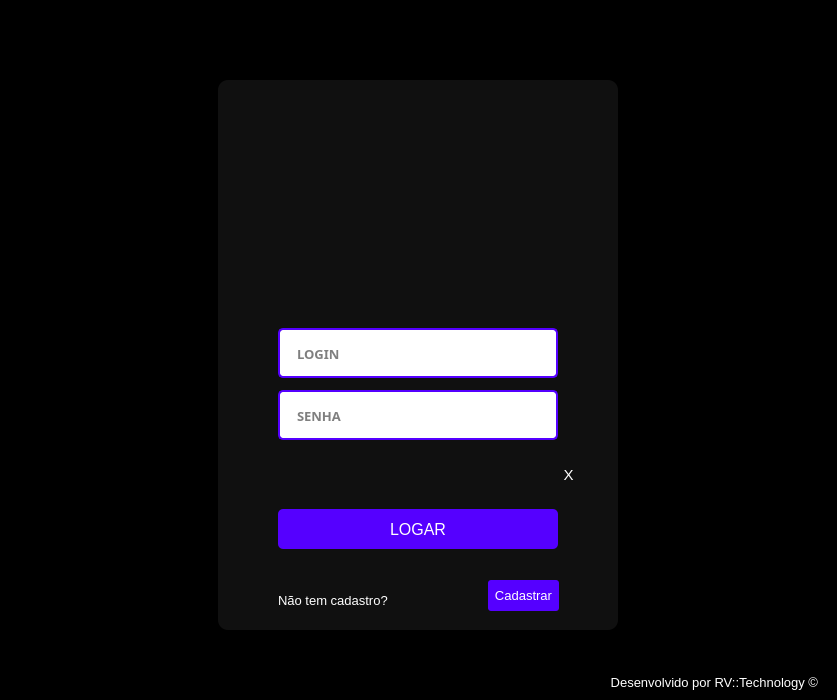
<?xml version="1.0" encoding="UTF-8"?>
<ui version="4.0">
 <class>MainWindow</class>
 <widget class="QMainWindow" name="MainWindow">
  <property name="geometry">
   <rect>
    <x>0</x>
    <y>0</y>
    <width>837</width>
    <height>700</height>
   </rect>
  </property>
  <property name="minimumSize">
   <size>
    <width>500</width>
    <height>700</height>
   </size>
  </property>
  <property name="font">
   <font>
    <family>Segoe UI</family>
    <pointsize>10</pointsize>
   </font>
  </property>
  <property name="windowTitle">
   <string>Login</string>
  </property>
  <property name="windowIcon">
   <iconset>
    <normaloff>../_img/login.png</normaloff>../_img/login.png</iconset>
  </property>
  <property name="styleSheet">
   <string notr="true"/>
  </property>
  <widget class="QWidget" name="centralwidget">
   <property name="styleSheet">
    <string notr="true">color: rgb(255, 255, 255);
background-color: rgb(0, 0, 0);</string>
   </property>
   <layout class="QVBoxLayout" name="verticalLayout">
    <property name="spacing">
     <number>0</number>
    </property>
    <property name="leftMargin">
     <number>10</number>
    </property>
    <property name="topMargin">
     <number>10</number>
    </property>
    <property name="rightMargin">
     <number>10</number>
    </property>
    <property name="bottomMargin">
     <number>0</number>
    </property>
    <item>
     <widget class="QFrame" name="frame">
      <property name="maximumSize">
       <size>
        <width>16777215</width>
        <height>35</height>
       </size>
      </property>
      <property name="styleSheet">
       <string notr="true"/>
      </property>
      <property name="frameShape">
       <enum>QFrame::NoFrame</enum>
      </property>
      <property name="frameShadow">
       <enum>QFrame::Raised</enum>
      </property>
      <layout class="QHBoxLayout" name="horizontalLayout_3">
       <property name="spacing">
        <number>0</number>
       </property>
       <property name="leftMargin">
        <number>0</number>
       </property>
       <property name="topMargin">
        <number>5</number>
       </property>
       <property name="rightMargin">
        <number>0</number>
       </property>
       <property name="bottomMargin">
        <number>0</number>
       </property>
      </layout>
     </widget>
    </item>
    <item>
     <widget class="QFrame" name="frame_2">
      <property name="styleSheet">
       <string notr="true"/>
      </property>
      <property name="frameShape">
       <enum>QFrame::NoFrame</enum>
      </property>
      <property name="frameShadow">
       <enum>QFrame::Raised</enum>
      </property>
      <layout class="QHBoxLayout" name="horizontalLayout">
       <property name="spacing">
        <number>0</number>
       </property>
       <property name="leftMargin">
        <number>0</number>
       </property>
       <property name="topMargin">
        <number>0</number>
       </property>
       <property name="rightMargin">
        <number>0</number>
       </property>
       <property name="bottomMargin">
        <number>0</number>
       </property>
       <item>
        <widget class="QFrame" name="frame_4">
         <property name="maximumSize">
          <size>
           <width>400</width>
           <height>550</height>
          </size>
         </property>
         <property name="styleSheet">
          <string notr="true">background-color: rgb(16, 16, 16);
border-radius: 10px;</string>
         </property>
         <property name="frameShape">
          <enum>QFrame::NoFrame</enum>
         </property>
         <property name="frameShadow">
          <enum>QFrame::Raised</enum>
         </property>
         <widget class="QLineEdit" name="lineEdit">
          <property name="geometry">
           <rect>
            <x>60</x>
            <y>248</y>
            <width>280</width>
            <height>50</height>
           </rect>
          </property>
          <property name="baseSize">
           <size>
            <width>0</width>
            <height>0</height>
           </size>
          </property>
          <property name="font">
           <font>
            <family>Segoe UI Black</family>
            <pointsize>10</pointsize>
            <weight>75</weight>
            <bold>true</bold>
           </font>
          </property>
          <property name="styleSheet">
           <string notr="true">QLineEdit{
	border: 2px solid rgb(85, 0, 255);
	border-radius: 5px;
	padding: 15px;
	background-color:  rgb(255, 255, 255);
	color: rgb(0, 0, 0);
}

QLineEdit:hover{
	border: 3px solid rgb(148, 94, 255);
}

QLineEdit:focus{
	border: 2px solid rgb(255, 20, 63);
}</string>
          </property>
          <property name="alignment">
           <set>Qt::AlignLeading|Qt::AlignLeft|Qt::AlignVCenter</set>
          </property>
          <property name="placeholderText">
           <string>LOGIN</string>
          </property>
         </widget>
         <widget class="QLineEdit" name="lineEdit_2">
          <property name="geometry">
           <rect>
            <x>60</x>
            <y>310</y>
            <width>280</width>
            <height>50</height>
           </rect>
          </property>
          <property name="baseSize">
           <size>
            <width>0</width>
            <height>0</height>
           </size>
          </property>
          <property name="font">
           <font>
            <family>Segoe UI Black</family>
            <pointsize>10</pointsize>
            <weight>75</weight>
            <bold>true</bold>
           </font>
          </property>
          <property name="styleSheet">
           <string notr="true">QLineEdit{
	border: 2px solid rgb(85, 0, 255);
	border-radius: 5px;
	padding: 15px;
	background-color:  rgb(255, 255, 255);
	color: rgb(0, 0, 0);
}

QLineEdit:hover{
	border: 3px solid rgb(148, 94, 255);
}

QLineEdit:focus{
	border: 2px solid rgb(255, 20, 63);
}</string>
          </property>
          <property name="frame">
           <bool>true</bool>
          </property>
          <property name="echoMode">
           <enum>QLineEdit::Password</enum>
          </property>
          <property name="alignment">
           <set>Qt::AlignLeading|Qt::AlignLeft|Qt::AlignVCenter</set>
          </property>
          <property name="placeholderText">
           <string>SENHA</string>
          </property>
         </widget>
         <widget class="QPushButton" name="pushButton_2">
          <property name="geometry">
           <rect>
            <x>60</x>
            <y>429</y>
            <width>280</width>
            <height>40</height>
           </rect>
          </property>
          <property name="font">
           <font>
            <family>Segoe UI</family>
            <pointsize>12</pointsize>
            <weight>50</weight>
            <bold>false</bold>
           </font>
          </property>
          <property name="layoutDirection">
           <enum>Qt::LeftToRight</enum>
          </property>
          <property name="styleSheet">
           <string notr="true">QPushButton{
	background-color: rgb(85, 0, 255);
	background-position: center;
	border-radius:5px;
}
QPushButton:hover{
	background-color: rgb(85, 0, 255);
	border: 3px solid rgb(148, 94, 255);
}
QPushButton:pressed{
	border: 2px solid rgb(255, 255, 255);
	color: rgb(0, 0, 0);
}</string>
          </property>
          <property name="text">
           <string>LOGAR</string>
          </property>
         </widget>
         <widget class="QLabel" name="label">
          <property name="geometry">
           <rect>
            <x>120</x>
            <y>110</y>
            <width>141</width>
            <height>131</height>
           </rect>
          </property>
          <property name="styleSheet">
           <string notr="true"/>
          </property>
          <property name="text">
           <string/>
          </property>
          <property name="pixmap">
           <pixmap>../_img/logo.jpg</pixmap>
          </property>
          <property name="wordWrap">
           <bool>false</bool>
          </property>
          <property name="margin">
           <number>5</number>
          </property>
          <property name="indent">
           <number>0</number>
          </property>
          <property name="openExternalLinks">
           <bool>false</bool>
          </property>
          <property name="buddy">
           <cstring></cstring>
          </property>
         </widget>
         <widget class="QLabel" name="label_3">
          <property name="geometry">
           <rect>
            <x>60</x>
            <y>500</y>
            <width>140</width>
            <height>40</height>
           </rect>
          </property>
          <property name="font">
           <font>
            <family>Segoe UI</family>
            <pointsize>10</pointsize>
           </font>
          </property>
          <property name="text">
           <string>Não tem cadastro?</string>
          </property>
         </widget>
         <widget class="QPushButton" name="pushButton">
          <property name="geometry">
           <rect>
            <x>270</x>
            <y>500</y>
            <width>71</width>
            <height>31</height>
           </rect>
          </property>
          <property name="font">
           <font>
            <family>Segoe UI</family>
            <pointsize>10</pointsize>
           </font>
          </property>
          <property name="styleSheet">
           <string notr="true">QPushButton {
	background-color: rgb(85, 0, 255);
	border-radius: 3px;
}

QPushButton:hover {
	background-color: rgb(85, 0, 255);
	border: 3px solid rgb(148, 94, 255);
}
QPushButton:pressed{
	border: 2px solid rgb(255, 255, 255);
	color: rgb(0, 0, 0);
}</string>
          </property>
          <property name="text">
           <string>Cadastrar</string>
          </property>
         </widget>
         <widget class="QFrame" name="frame_5">
          <property name="geometry">
           <rect>
            <x>0</x>
            <y>359</y>
            <width>401</width>
            <height>61</height>
           </rect>
          </property>
          <property name="styleSheet">
           <string notr="true"/>
          </property>
          <property name="frameShape">
           <enum>QFrame::StyledPanel</enum>
          </property>
          <property name="frameShadow">
           <enum>QFrame::Raised</enum>
          </property>
          <widget class="QPushButton" name="pushButton_3">
           <property name="geometry">
            <rect>
             <x>340</x>
             <y>20</y>
             <width>21</width>
             <height>31</height>
            </rect>
           </property>
           <property name="font">
            <font>
             <family>Segoe UI</family>
             <pointsize>11</pointsize>
            </font>
           </property>
           <property name="text">
            <string>X</string>
           </property>
          </widget>
          <widget class="QLabel" name="label_4">
           <property name="geometry">
            <rect>
             <x>60</x>
             <y>9</y>
             <width>280</width>
             <height>51</height>
            </rect>
           </property>
           <property name="font">
            <font>
             <family>Segoe UI</family>
             <pointsize>11</pointsize>
            </font>
           </property>
           <property name="styleSheet">
            <string notr="true"/>
           </property>
           <property name="text">
            <string/>
           </property>
           <property name="alignment">
            <set>Qt::AlignCenter</set>
           </property>
          </widget>
          <zorder>label_4</zorder>
          <zorder>pushButton_3</zorder>
         </widget>
         <widget class="QLabel" name="label_5">
          <property name="geometry">
           <rect>
            <x>19</x>
            <y>20</y>
            <width>381</width>
            <height>91</height>
           </rect>
          </property>
          <property name="text">
           <string/>
          </property>
          <property name="pixmap">
           <pixmap>../_img/letramento.png</pixmap>
          </property>
         </widget>
         <zorder>frame_5</zorder>
         <zorder>lineEdit</zorder>
         <zorder>lineEdit_2</zorder>
         <zorder>pushButton_2</zorder>
         <zorder>label</zorder>
         <zorder>label_3</zorder>
         <zorder>pushButton</zorder>
         <zorder>label_5</zorder>
        </widget>
       </item>
      </layout>
     </widget>
    </item>
    <item>
     <widget class="QFrame" name="frame_3">
      <property name="maximumSize">
       <size>
        <width>16777215</width>
        <height>35</height>
       </size>
      </property>
      <property name="baseSize">
       <size>
        <width>0</width>
        <height>0</height>
       </size>
      </property>
      <property name="layoutDirection">
       <enum>Qt::LeftToRight</enum>
      </property>
      <property name="styleSheet">
       <string notr="true"/>
      </property>
      <property name="frameShape">
       <enum>QFrame::NoFrame</enum>
      </property>
      <property name="frameShadow">
       <enum>QFrame::Raised</enum>
      </property>
      <layout class="QVBoxLayout" name="verticalLayout_2">
       <item>
        <widget class="QLabel" name="label_2">
         <property name="font">
          <font>
           <family>Segoe UI</family>
           <pointsize>10</pointsize>
          </font>
         </property>
         <property name="text">
          <string>Desenvolvido por RV::Technology ©</string>
         </property>
         <property name="alignment">
          <set>Qt::AlignRight|Qt::AlignTrailing|Qt::AlignVCenter</set>
         </property>
        </widget>
       </item>
      </layout>
     </widget>
    </item>
   </layout>
  </widget>
  <widget class="QMenuBar" name="menubar">
   <property name="geometry">
    <rect>
     <x>0</x>
     <y>0</y>
     <width>837</width>
     <height>23</height>
    </rect>
   </property>
  </widget>
 </widget>
 <resources/>
 <connections/>
</ui>
